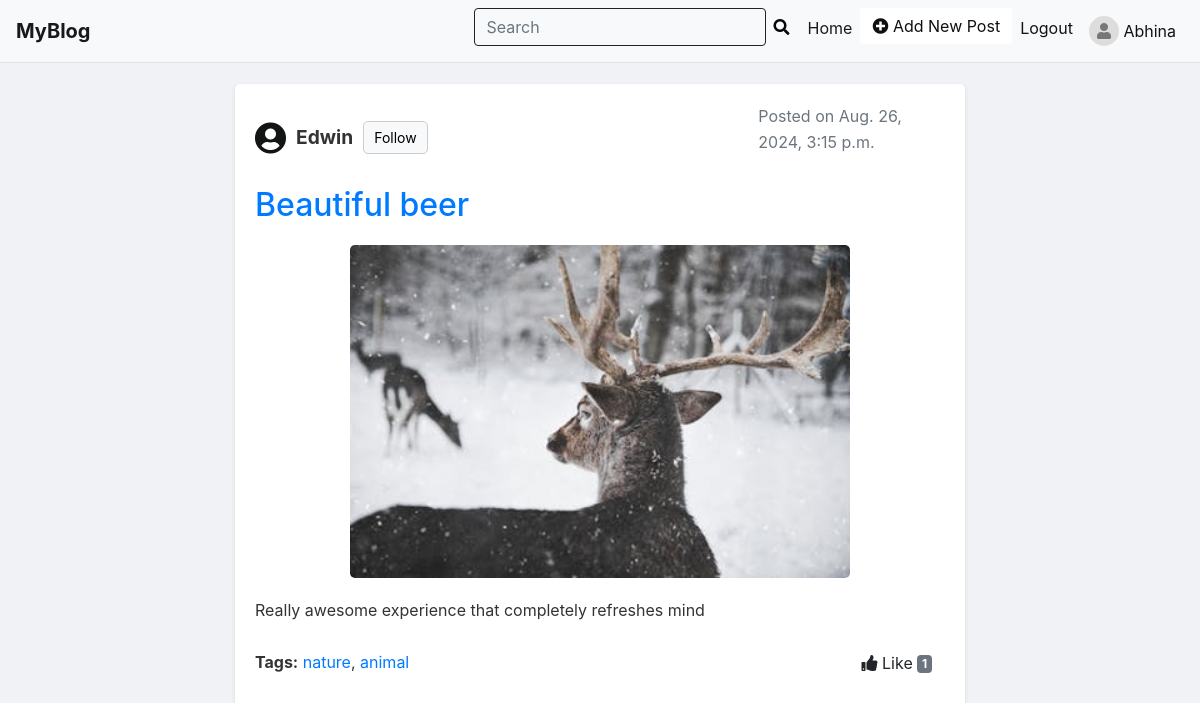
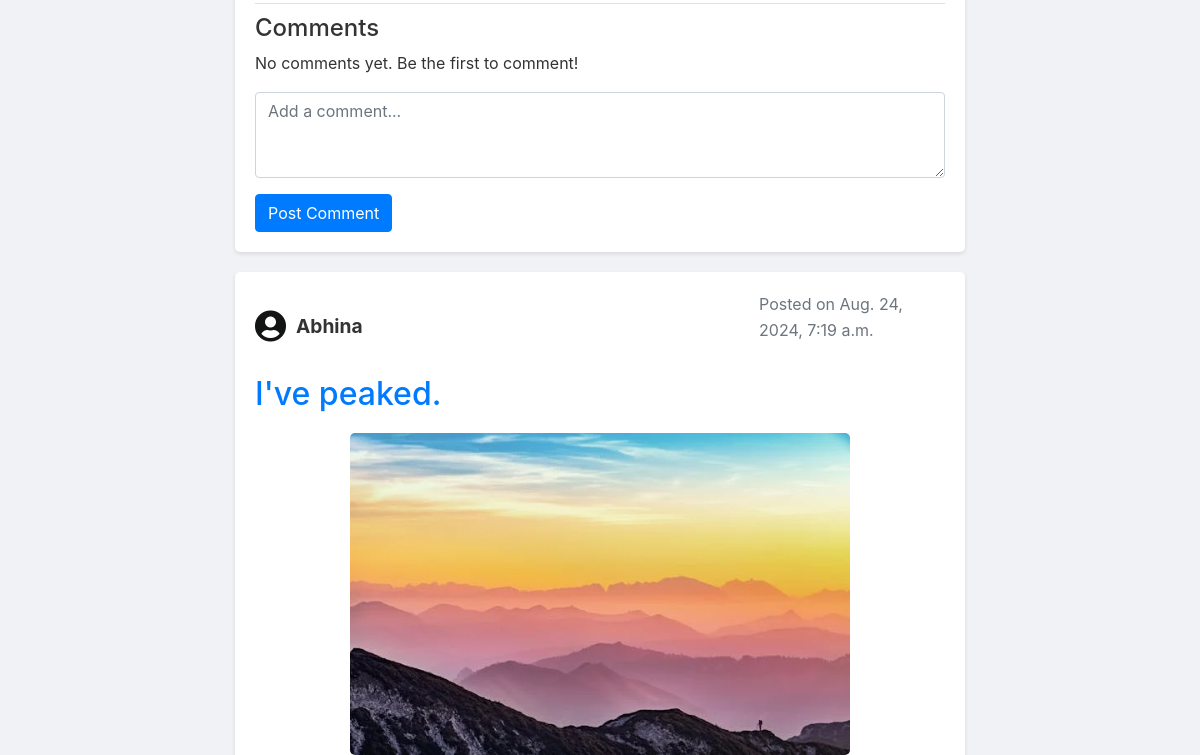
Page /user.html (signed in, upper part) on the earlier database version (2 pictures, top to bottom).
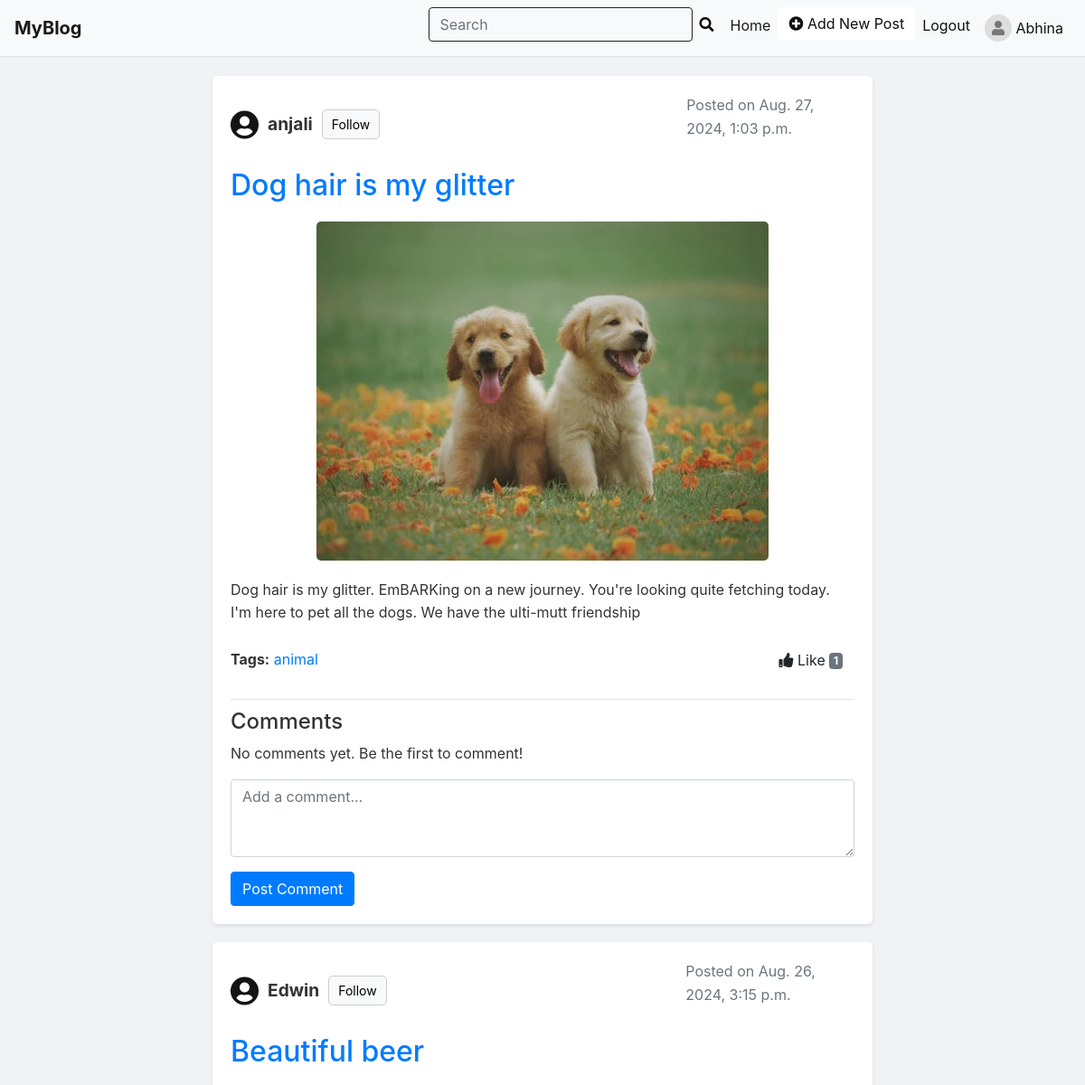
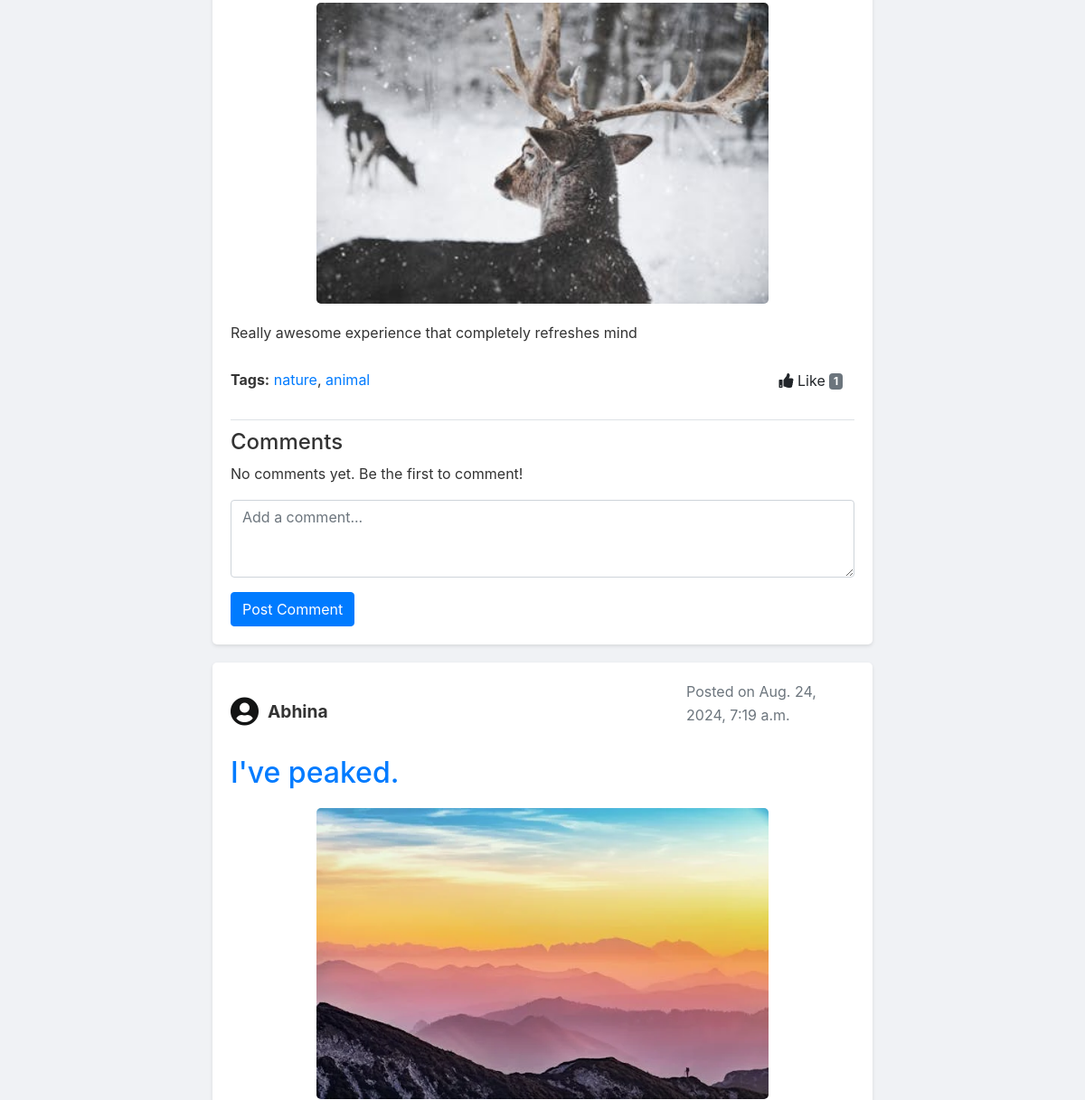
Same page on the later database version (2 pictures, top to bottom).
### blog/models.py (models this page shows, shortened)
class User(AbstractUser):
    phone_number = models.CharField(max_length=10, null=True, blank=True)
    bio = models.TextField(null=True,blank=True)
    profile_pic = models.ImageField(upload_to="media/profile-pics/", null=True, blank=True,)
    followed_by = models.ManyToManyField('self', symmetrical=False, related_name='follows', blank=True)

class Post(models.Model):
    title = models.CharField(max_length=100)
    content = models.TextField()
    author = models.ForeignKey(User, on_delete=models.CASCADE)
    tag=models.CharField(max_length=50,blank=True, null=True)
    image = models.ImageField(upload_to='post_images/', blank=True, null=True)
    created_at = models.DateTimeField(auto_now_add=True)
    updated_at = models.DateTimeField(auto_now=True)
    is_available = models.BooleanField(default=True)

### blog/views.py (the view)
# urls.py: path('user.html',views.user,name='user'),
@never_cache
@login_required(login_url='login')
def user(request):
    posts = Post.objects.filter(is_available=True).order_by('-created_at')
    for post in posts:
        if post.tag:
            post.split_tags = post.tag.split(",")
        else:
            post.split_tags = []
        post.comments_list = post.comments.all()
    return render(request, 'user.html', {'posts': posts})

### templates/user.html (shortened to what this page needs)
{% extends "layout/base.html" %}
{% load static %}
{% block content %}
    <div class="container mt-4">
        <div class="row justify-content-center">
            {% for post in posts %}
            <div class="col-md-8">
                <div class="post">
                    <div class="post-header d-flex align-items-center">
                        <div class="post-author d-flex align-items-center flex-grow-1">
                            <i class="fas fa-user-circle"></i>
                            <span class="author-name">{{ post.author.username }}</span>
                            {% if request.user.is_authenticated and request.user != post.author %}
        <button class="follow-button {% if request.user in post.author.followed_by.all %}following{% endif %}"
                data-user-id="{{ post.author.id }}">
            {% if request.user in post.author.followed_by.all %}
                Unfollow
            {% else %}
                Follow
            {% endif %}
        </button>
    {% endif %}
                        </div>
                        <p class="text-muted ml-3 post-date">Posted on {{ post.created_at }}</p>
                    </div>
                    <h3 class="post-title">
                        <a href="{% url 'post_detail' post.id %}">{{ post.title }}</a>
                    </h3>
                    <div class="post-image-container">
                        {% if post.image %}
                            <img src="{{ post.image.url }}" alt="{{ post.title }}" class="img-fluid">
                        {% endif %}
                    </div>
                    <p>{{ post.content }}</p>
                    <div class="post-footer d-flex justify-content-between align-items-center">
                        <p><strong>Tags:</strong>
                            {% if post.split_tags %}
                                {% for tag in post.split_tags %}
                                    <a href="#" class="text-primary">{{ tag }}</a>{% if not forloop.last %}, {% endif %}
                                {% endfor %}
                            {% else %}
                                No tags
                            {% endif %}
                        </p>
                        <form method="post" action="{% url 'like_post' post.id %}">
                            <button type="submit" class="btn like-button {% if request.user in post.likes.all %}liked{% endif %}">
                                <i class="fas fa-thumbs-up"></i>
                                {% if request.user in post.likes.all %}
                                    Unlike
                                {% else %}
                                    Like
                                {% endif %}
                                <span class="badge badge-secondary">{{ post.likes.count }}</span>
                            </button>
                        </form>
                    </div>
                    <div class="comments-section mt-4">
                        <h4>Comments</h4>
                        {% if post.comments.all %}
                            <div class="media mb-3 comment-item">
                                {% if post.comments.first.author.profile_pic %}
                                    <img class="mr-3" src="{{ post.comments.first.author.profile_pic.url }}" alt="{{ post.comments.first.author.username }}" style="width: 64px; height: 64px; border-radius: 50%;">
                                {% else %}
                                    <i class="fas fa-user-circle fa-3x mr-3"></i>
                                {% endif %}
                                <div class="media-body">
                                    <h5 class="mt-0">{{ post.comments.first.author.username }}</h5>
                                    <p>{{ post.comments.first.content }}</p>
                                    <small class="text-muted">Posted on {{ post.comments.first.created_at }}</small>
                                </div>
                            </div>
                            <button class="btn btn-link" data-post-id="{{ post.id }}" data-toggle="collapse" data-target="#comments-{{ post.id }}">
                                <i class="fas fa-chevron-down"></i> Load more comments
                            </button>
                            <div id="comments-{{ post.id }}" class="collapse">
                                {% for comment in post.comments.all|slice:"1:" %}
                                    <div class="media mb-3">
                                        {% if comment.author.profile_pic %}
                                            <img class="mr-3" src="{{ comment.author.profile_pic.url }}" alt="{{ comment.author.username }}" style="width: 64px; height: 64px; border-radius: 50%;">
                                        {% else %}
                                            <i class="fas fa-user-circle fa-3x mr-3"></i>
                                        {% endif %}
                                        <div class="media-body">
                                            <h5 class="mt-0">{{ comment.author.username }}</h5>
                                            <p>{{ comment.content }}</p>
                                            <small class="text-muted">Posted on {{ comment.created_at }}</small>
                                        </div>
                                    </div>
                                {% empty %}
                                    <p>No more comments.</p>
                                {% endfor %}
                            </div>
                        {% else %}
                            <p>No comments yet. Be the first to comment!</p>
                        {% endif %}
                        {% if user.is_authenticated %}
                            <form method="post" action="{% url 'post_detail' post.id %}">
                                <div class="form-group">
                                    <textarea class="form-control" rows="3" name="content" placeholder="Add a comment..."></textarea>
                                </div>
                                <button type="submit" class="btn btn-primary">Post Comment</button>
                            </form>
                        {% else %}
                            <p>You must be logged in to post a comment.</p>
                        {% endif %}
                    </div>
                </div>
            </div>
            {% endfor %}
        </div>
    </div>
{% endblock %}

### templates/layout/base.html (shortened to what this page needs)
{% load static %}
<!DOCTYPE html>
<html lang="en">
<head>
    <link rel="stylesheet" href="https://stackpath.bootstrapcdn.com/bootstrap/4.5.2/css/bootstrap.min.css">
    <link rel="stylesheet" href="https://cdnjs.cloudflare.com/ajax/libs/font-awesome/5.15.4/css/all.min.css">
</head>
<body>
    {% include "layout/messages.html" %}
    {% include "layout/header.html" %}
    {% block content %}
    {% endblock %}
</body>
</body>
</html>

### templates/layout/messages.html (shortened to what this page needs)
{% load static %}
<!DOCTYPE html>
<html lang="en">
<head>
</head>
<body>
</body>
</html>

### templates/layout/header.html
{% load static %}
<nav class="navbar navbar-expand-lg navbar-light bg-light">
    <a class="navbar-brand" href="{% url 'index' %}" class="nav-icon-text">
       </i> <b>MyBlog</b>
    </a>
    <div class="collapse navbar-collapse">
        <ul class="navbar-nav ml-auto">
<li class="nav-item">
    <form class="form-inline" action="{% url 'search_results' %}" method="GET">
        <input class="form-control mr-sm-2" type="search" placeholder="Search" aria-label="Search" name="q">
        <button type="submit">
            <i class="fas fa-search"></i>
        </button>
    </form>
</li>
            <li class="nav-item active">
                <a class="nav-link" href="{% url 'user' %}">Home</a>
            </li>
            <li class="nav-item">
                <a href="{% url 'addpost' %}" class="btn add-post-btn">
                    <i class="fas fa-plus-circle"></i> Add New Post
                </a>
            </li>
            <li class="nav-item">
                <a class="nav-link" href="{% url 'logout' %}">Logout</a>
            </li>
            <li class="nav-item">
                <a class="nav-link" href="{% url 'myprofile' %}">
                    {% if user.profile_pic %}
                        <img src="{{ user.profile_pic.url }}" alt="User Image" class="rounded-circle" width="30" height="30">
                    {% else %}
                        <span class="rounded-circle" style="display: inline-block; width: 30px; height: 30px; background-color: #ddd; text-align: center; line-height: 30px;">
                            <i class="fas fa-user" style="color: #777;"></i>
                        </span>
                    {% endif %}
                    <span>{{ user.username }}</span>
                </a>
            </li>
        </ul>
    </div>
</nav>

### templates/layout/base.html (style rules this page uses)
body { background-color: #f0f2f5; color: #333; padding-top: 60px; }
.navbar { margin-bottom: 20px; position: fixed; width: 100%; top: 0; z-index: 1030; background-color: #ffffff; border-bottom: 1px solid #dee2e6; }
.navbar-nav { margin-left: auto; }
.navbar-nav .nav-item .nav-link { color: #111213; font-weight: normal; transition: color 0.3s ease; }
.navbar-nav .nav-item .btn.add-post-btn { background-color: #ffffff; color: #0f1010; border: none; font-weight: normal; transition: color 0.3s ease; }
.post { background: white; padding: 20px; border-radius: 5px; box-shadow: 0 2px 4px rgba(0,0,0,0.1); margin-bottom: 20px; }
.post-title { margin-bottom: 10px; color: #0a0a0b; }
.post p { line-height: 1.6; }
.comments-section { margin-top: 20px; border-top: 1px solid #dee2e6; padding-top: 10px; }
.btn-primary { background-color: #007bff; border-color: #007bff; }
.post-image-container { margin-bottom: 20px; text-align: center; }
.post-image-container img { width: 100%; max-width: 500px; height: auto; border-radius: 5px; }
.post-footer { margin-top: 20px; }
.post-footer p { margin-bottom: 0; }
.post-footer .btn { font-size: 1rem; margin-bottom: 0; }
.post-header { display: flex; align-items: center; justify-content: space-between; margin-bottom: 15px; }
.post-author { display: flex; align-items: center; }
.post-author i { font-size: 2rem; color: #131414; margin-right: 10px; }
.author-name { font-size: 1.2rem; color: #333; }
.post-date { font-size: 1rem; color: #777; }
.post-title { font-size: 2rem; color: #0a0a0a; margin-bottom: 20px; }
.navbar .form-inline button { margin-left: -10px; background: none; border: none; color: #070707; padding: 5px 10px; }
.navbar .form-inline { display: flex; align-items: center; }
.navbar .form-inline .form-control { background-color: transparent; color: #0b0a0a; border: 1px solid #242323; padding-right: 30px; }

### templates/user.html (style rules this page uses)
.post-author { display: flex; align-items: center; width: 100%; }
.author-name { margin-right: 10px; font-weight: bold; }
.follow-button { color: black; border: 1px solid #ccc; background-color: #f8f9fa; cursor: pointer; font-size: 14px; padding: 5px 10px; border-radius: 5px; }

Differences in the rows shown:
added Post: author.username "anjali", shows "Follow", created_at "Aug. 27, 2024, 1:03 p.m.", title "Dog hair is my glitter", image (picture), content "Dog hair is my glitter. EmBARKing on a new journey. You're looking quite fetching today. I'm here to pet all the dogs. We have the ulti-mutt friendship", split_tags "animal", shows "Like", likes.count "1", shows "No comments yet. Be the first to comment!"
